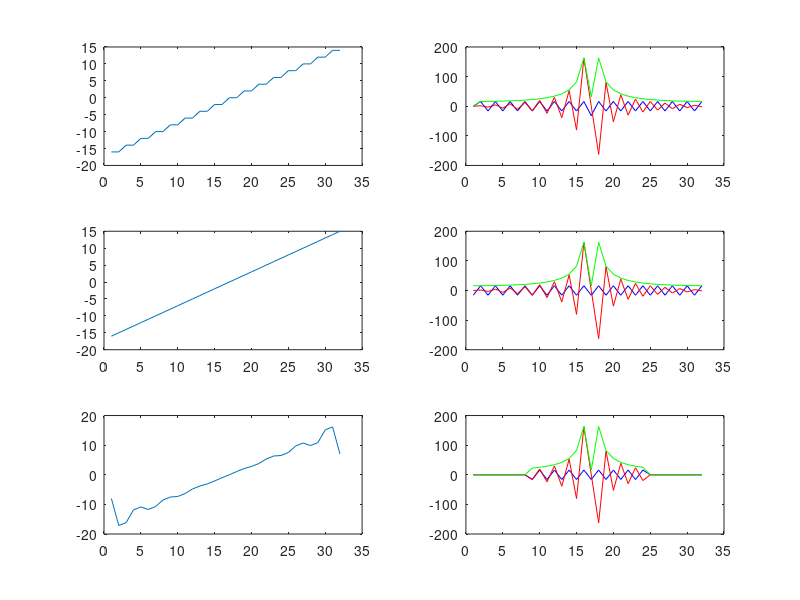

MATLAB code to generate this figure:
N=32;
range1=floor(linspace(-N/4,N/4-1/2,N))*2;
range2=linspace(-N/2,N/2-1,N);
frange1=fftshift(fft(fftshift(range1)));
frange2=fftshift(fft(fftshift(range2)));
frange3=frange2;
frange3([1:N/4 3*N/4+1:end])=0;
range3=fftshift(ifft(fftshift(frange3)));
subplot(3,2,1)
plot(1:N,range1);
subplot(3,2,2)
plot(1:N,real(frange1),'b',1:N,imag(frange1),'r',1:N,abs(frange1),'g');
subplot(3,2,3)
plot(1:N,range2);
subplot(3,2,4)
plot(1:N,real(frange2),'b',1:N,imag(frange2),'r',1:N,abs(frange2),'g');
subplot(3,2,5)
plot(1:N,range3);
subplot(3,2,6)
plot(1:N,real(frange3),'b',1:N,imag(frange3),'r',1:N,abs(frange3),'g');
% % % a=rand(16*1024,16*1024);
% % %
% % % tic
% % % c=gather(ft2(a));
% % % t1=toc
% % % tic
% % % d=conv2(a,b);yy
% % % t2=toc
% % %
% % % t2/t1
% % y=[5 2 5 3 1 0 1 2];
% % y2=[zeros(1,10) y zeros(1,10)];
% %
% % y2f=fftshift(fft(fftshift(y2)));
% % y2f(1)=y2f(1)/2;
% % y2f(end+1)=y2f(1);
% % y2fs=fftshift([zeros(1,1024) y2f  zeros(1,1023)]);
% % y2=fftshift(ifft(y2fs));
% % figure(1)
% % subplot(1,2,1)
% % plot(1:length(y),y)
% % subplot(1,2,2)
% % plot(1:length(y2),y2)
% % % N=1024;
% % % a=rand(N,N);
% % % tic
% % % for n=1:N
% % % a=fftshift(a);
% % % %    index= mod((0:N-1)-double(rem(floor(N/2),N)), N)+1;
% % % %     a = a(index,index);
% % % end
% % % b=gather(a);
% % % toc
% % %
% % %
% % % a=rand(N,N,'gpuArray');
% % % tic
% % % for n=1:N
% % % a=fftshift(a);
% % %    index= mod((0:N-1)-double(rem(floor(N/2),N)), N)+1;
% % %     a = a(index,index);
% % % end
% % % b=gather(a);
% % % toc
% % %
% % % function pad
% % %     data(1)=data(1)/2
% % %     data(end+1)=data(1)
% % %     data=
% function test_conv
%     gpu=true;
% x=gpuArray([1 0 2 2 5 4 2 4 ]);
% y=getPropagator(8,1,1);
%
% c=x;
% tic
% for z=1:1;
% c=conv(c,y,'same');
% c=c./max(c);
% end
% toc
% subplot(2,1,1)
% plot(1:length(c),c)
%
% c2=padarray(x,[0,length(x)/2]);
% y2=padarray(fft(ifft(x)),[0,length(y)/2]);
% tic
% % n=length(x)/2;
% % for z=1:1000;
% % c2=conv2(c2,y,n);
% % c2=c2./max(c2);
% % end
%
% n=length(x)*2;
% mask=getmask(n);
% c2=conv3(c2,y2);
% c2(mask)=0;
% c2=c2./max(c2);
% c2=c2(1+n/4:end-n/4);
% toc
% subplot(2,1,2)
% plot(1:length(c2),c2)
% end
%
% function out=conv2(v1,v2,n)
%     v1=padarray(v1,[0,n]);
% v2=padarray(v2,[0,n]);
% f1=fftshift(fft(fftshift(v1)));
% f2=fftshift(fft(fftshift(v2)));
% cf=f1.*f2;
% c=fftshift(ifft(fftshift(cf)));
% out=c(1+n:end-n);
% end
%
% function out=conv3(v1,v2)
%
% f1=fftshift(fft(fftshift(v1)));
% f2=fftshift(fft(fftshift(v2)));
% cf=f1.*f2;
% out=fftshift(ifft(fftshift(cf)));
%
% end
% function out=getmask(n)
% out=false(1,n);
% out(1:n/4)=true;
% out(end-n/4+1:end)=true;
% end
%
%
%    function propagator=getPropagator(N,wavelength,deltaz)
%         %seperate function to create closure for tmp variables
%         if gpu
%             range=gpuArray.linspace(-1/2,1/2,N);
%         else
%             range=gpuArray.linspace(-1/2,1/2,N); %TODO
%         end
%         %TODO x,y skalieren
%         [uu,vv]=meshgrid(range,range);
%         propagator=exp((uu.^2+vv.^2)*(1i*pi*wavelength*deltaz));
%    end
%
%